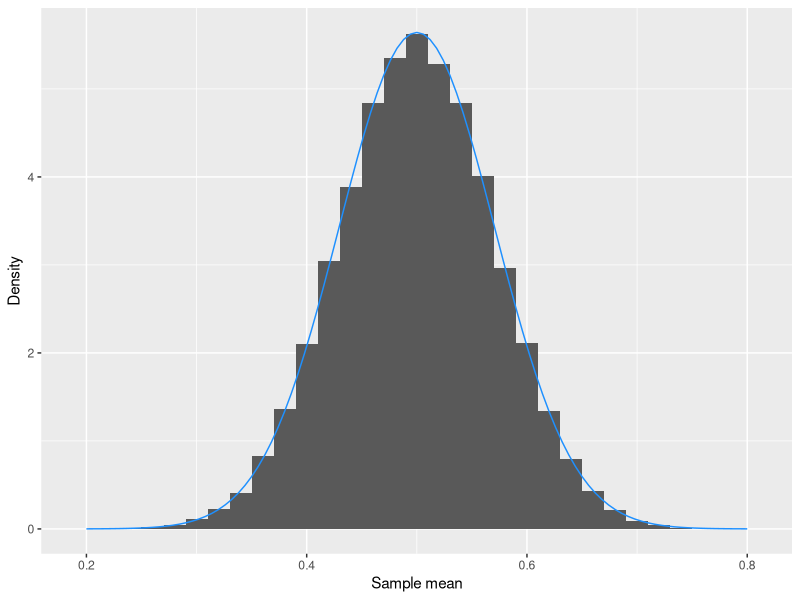

Write the R code that produced this figure.
## ---- chunk 1
knitr::opts_chunk$set(echo = TRUE)
library(tidyverse)
## ---- chunk 2
# Set the seed for a random number generator
set.seed(60615)

# Generate N=100 random normal variates
rand_norm <- rnorm(100, mean=2, sd=1)

# Calculate the mean - it's close to 2
print(mean(rand_norm))

# Note that if I run this fragment again and again, I will get the exact
# same values in rand_norm - this is because the seed is fixed at the top of
# the fragment! 
## ---- chunk 3
set.seed(60615) # Set random seed
niter <- 100000 # Number of for loop iterations - this can be as big as we need for precision
sample_means = rep(NA, niter) # Placeholder vector to store loop results
for (i in 1:niter){ # The loop will execute niter times, each time i will increment by 1 but everything else will stay the same inside the loop
  sample_means[i] <- mean(rbinom(n=50, size=1, prob=.5))
}
# What's the mean of the sampling distribution? The population mean E[X_i]
mean(sample_means)

# What's its distribution? It's not bernoulli! It's (roughly) normal (by the CLT)
tibble(xbar = sample_means) %>% ggplot(aes(x=xbar)) +
  geom_histogram(aes(y = ..density..), binwidth=.02) +  # Do this to get the histogram density and not frequency
  xlab("Sample mean") +
  ylab("Density") +
  stat_function(fun=dnorm, args=list(mean=.5, sd=sqrt(.25/50)),
                col="dodgerblue") # Overlay a normal curve w/ asymptotic mean/variance


## ---- chunk 4
set.seed(60615) # Set random seed
niter <- 100000 # Number of for loop iterations - this can be as big as we need for precisio
# Pipe %>% makes whatever is piped the first argument in the next function - in this case, 
# just a vector 1:100000 - it ends up not mattering since the actual values of the function 
# aren't used in the simulation - it just defines the length and number of iterations
sample_means = 1:niter %>% map_dbl(function(x) mean(rbinom(n=50, size=1, prob=.5)))

# We get exactly the same value!
mean(sample_means)

